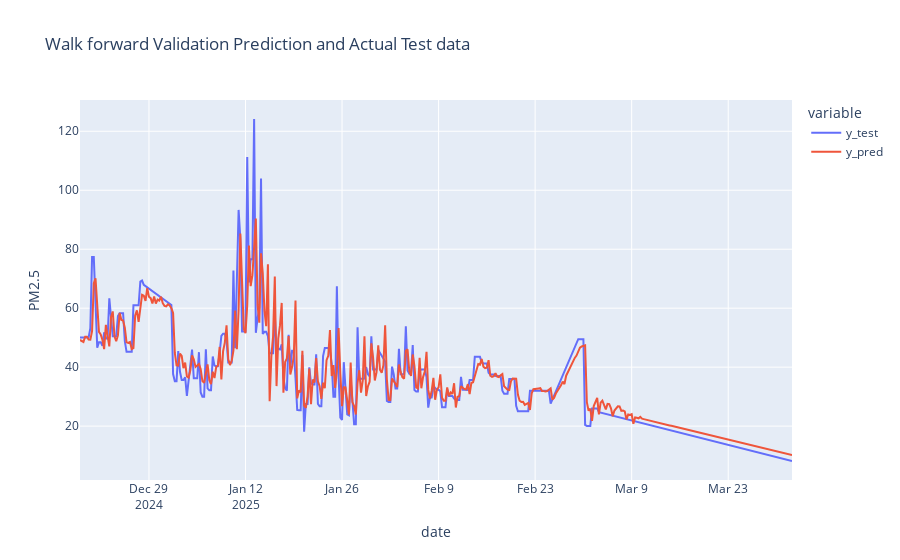

This figure's notebook cell:
### Code cell
fig = px.line(
    data_frame= df_pred_wfv,
    title = "Walk forward Validation Prediction and Actual Test data",
    labels= {"value" : "PM2.5"}
)

fig.show()

### Figure 1 — Plotly figure (JSON) as saved in the notebook; plotly's stock layout.template omitted (floating-point values rounded to 4 significant figures; data arrays with more than 128 entries replaced by an {"elided": "..."} marker saying what was removed)
{"data": [{"hovertemplate": "variable=y_test<br>date=%{x}<br>PM2.5=%{y}<extra></extra>", "legendgroup": "y_test", "line": {"color": "#636efa", "dash": "solid"}, "marker": {"symbol": "circle"}, "mode": "lines", "name": "y_test", "orientation": "v", "showlegend": true, "type": "scatter", "x": {"elided": "414 str values"}, "xaxis": "x", "y": {"elided": "414 float values"}, "yaxis": "y"}, {"hovertemplate": "variable=y_pred<br>date=%{x}<br>PM2.5=%{y}<extra></extra>", "legendgroup": "y_pred", "line": {"color": "#EF553B", "dash": "solid"}, "marker": {"symbol": "circle"}, "mode": "lines", "name": "y_pred", "orientation": "v", "showlegend": true, "type": "scatter", "x": {"elided": "414 str values"}, "xaxis": "x", "y": {"elided": "414 float values"}, "yaxis": "y"}], "layout": {"legend": {"title": {"text": "variable"}, "tracegroupgap": 0}, "title": {"text": "Walk forward Validation Prediction and Actual Test data"}, "xaxis": {"anchor": "y", "domain": [0, 1], "title": {"text": "date"}}, "yaxis": {"anchor": "x", "domain": [0, 1], "title": {"text": "PM2.5"}}}}
